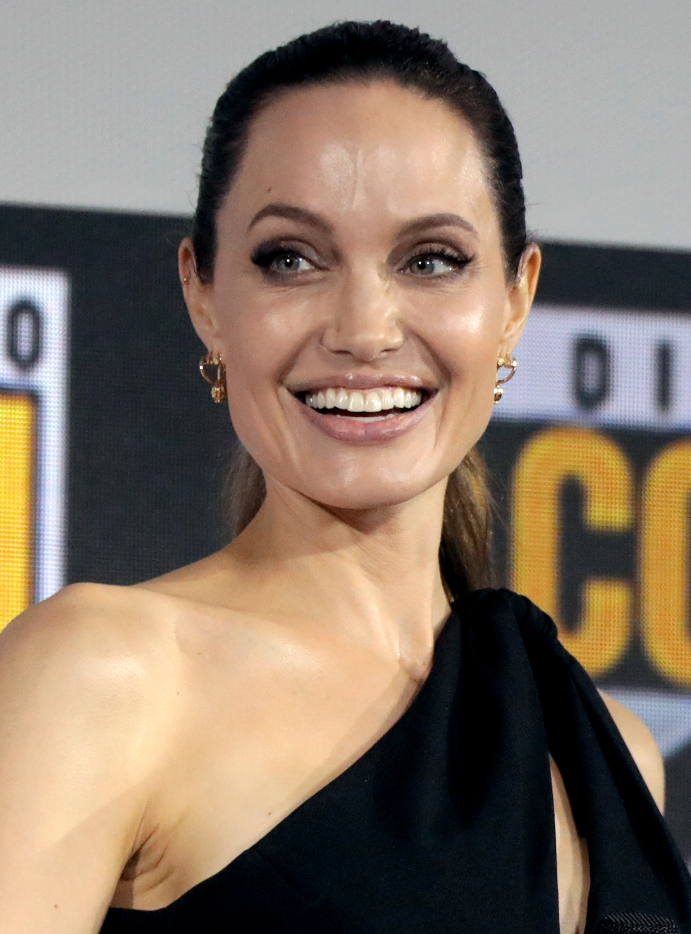
#> input picture face_db/cb99eb56-3152-4831-bd87-9d3258ec6acb.jpg, 1382 x 1868 px (shown at 1/2 size)
$ python -i lightweight_face.py   (imports and definitions only)
#> lines starting #> are read from the running program, lines starting #| are printed output that depends on the picture
#> further down, picture is the input picture: shape (1868, 1382, 3); mean B, G, R 102.7, 117.5, 133.8
#!/usr/bin/env python3
"""
Lightweight face detection for environments with limited resources.
This module provides basic face detection without using DeepFace.
"""
import sys
import os
import json
import base64
import uuid
import cv2
import numpy as np

# Directory to store face database
FACE_DB_DIR = os.path.join(os.path.dirname(os.path.dirname(os.path.abspath(__file__))), "face_db")
# [1 line not run here, left out]

# [31 lines left out: function decode_base64_image, not called in this run]

def detect_faces(image_data):
    """
    Detect faces in an image using OpenCV's Haar Cascade

    Args:
        image_data: Image data (path or numpy array)

    Returns:
        dict with detection results
    """
    try:
        # Load the image
        if isinstance(image_data, str):
            if os.path.isfile(image_data):
                img = cv2.imread(image_data)
            else:
                # Decode base64 data
                img = decode_base64_image(image_data)
        else:
            img = image_data

        # Check if image loaded successfully
        if img is None:
            return {
                "success": False,
                "confidence": 0,
                "message": "Failed to load image"
            }

        # Convert to grayscale
        gray = cv2.cvtColor(img, cv2.COLOR_BGR2GRAY)
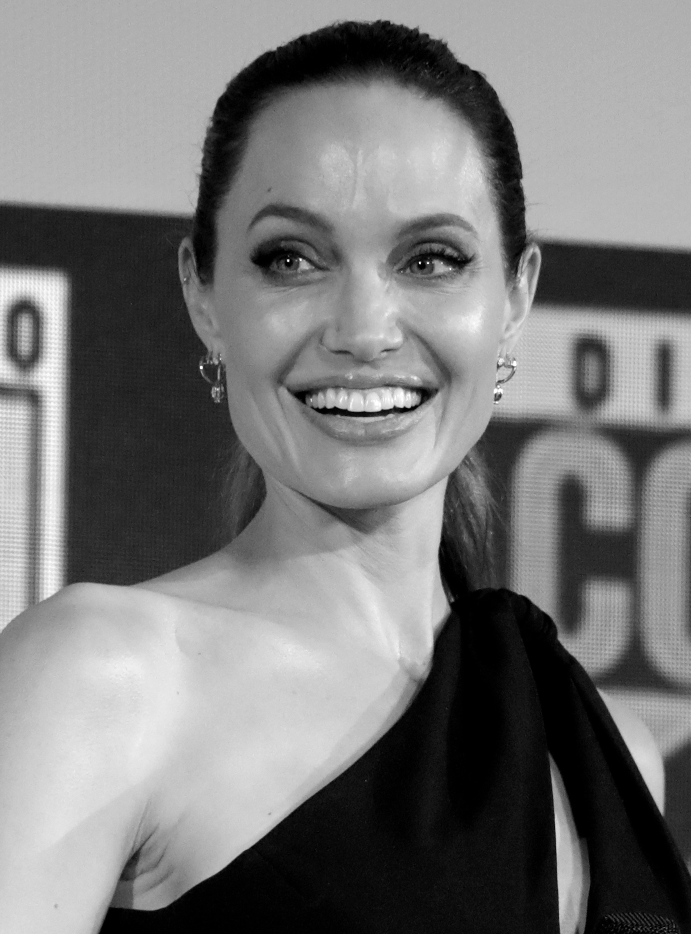
#> gray: shape (1868, 1382) (shown at 1/2 size); min 0, max 255, mean 120.7

        # Load the face cascade
        face_cascade = cv2.CascadeClassifier(cv2.data.haarcascades + 'haarcascade_frontalface_default.xml')

        # Detect faces
        faces = face_cascade.detectMultiScale(
            gray,
            scaleFactor=1.1,
            minNeighbors=5,
            minSize=(30, 30)
        )
#> faces = [[345, 211, 769, 769]]

        if len(faces) == 0:
            return {
                "success": False,
                "confidence": 0,
                "message": "No face detected in image"
            }

        # Get the largest face
        largest_face = max(faces, key=lambda rect: rect[2] * rect[3])
#> largest_face = [345, 211, 769, 769]

        # Calculate confidence based on face size
        face_area = largest_face[2] * largest_face[3]
#> face_area = 591361
        image_area = gray.shape[0] * gray.shape[1]
#> image_area = 2581576
        size_factor = min(1.0, face_area / (image_area * 0.1))
#> size_factor = 1

        # Simple confidence score
        confidence = 65 + (size_factor * 20)
#> confidence = 85

        # Crop the face for thumbnail or further processing
        x, y, w, h = largest_face
#> x = 345; y = 211; w = 769; h = 769
        face_crop = img[y:y+h, x:x+w]
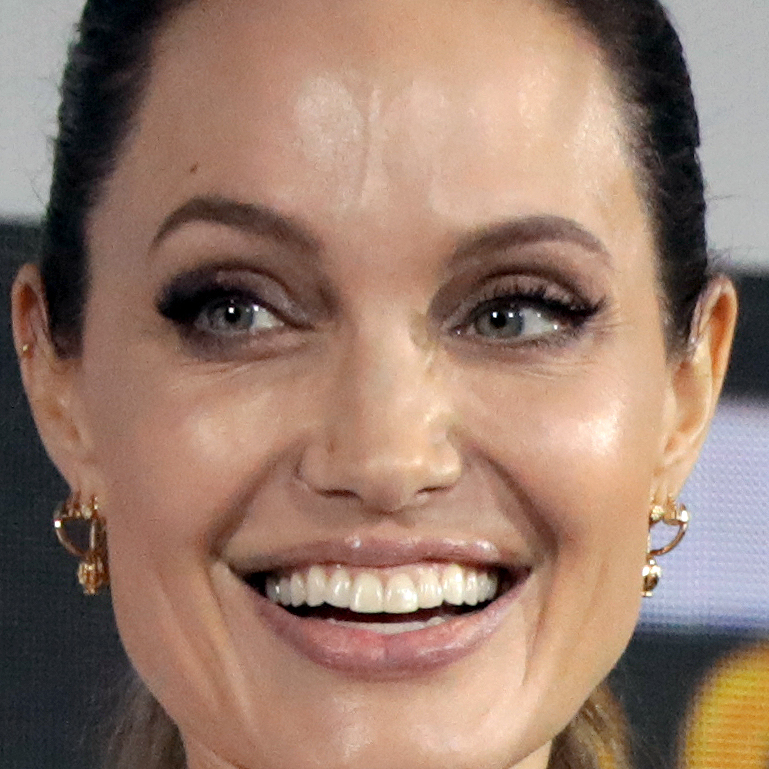
#> face_crop: shape (769, 769, 3); mean B, G, R 108.3, 123.6, 152.5

        # Create a unique ID for this detection
        detection_id = str(uuid.uuid4())

        return {
            "success": True,
            "confidence": confidence,
            "message": "Face detected successfully",
            "face_id": detection_id,
            "face_data": {
                "x": int(x),
                "y": int(y),
                "width": int(w),
                "height": int(h)
            }
        }

    except Exception as e:
        import traceback
        return {
            "success": False,
            "confidence": 0,
            "message": f"Error detecting faces: {str(e)}",
            "details": traceback.format_exc()
        }

# [160 lines left out: functions save_face_to_db, simple_face_matching, not called in this run]

def verify_face_lightweight(image_data, user_id=None, save_if_verified=False):
    """
    Lightweight face verification that doesn't use DeepFace.

    Args:
        image_data: Image data (path or base64)
        user_id: Optional user ID to check against in database
        save_if_verified: Whether to save face to database if verified

    Returns:
        dict with verification results
    """
    # Detect faces
    detection = detect_faces(image_data)
#> detection = 5 items

    if not detection["success"]:
        return detection

    # Try to match if user_id provided
    match_result = {"matched": False, "confidence": 0}
    if user_id:
        match_result = simple_face_matching(image_data, user_id)

    # Save face if requested and not already matched
    face_id = None
    if save_if_verified and user_id and not match_result["matched"]:
        face_id = save_face_to_db(image_data, user_id)
    elif match_result["matched"]:
        face_id = match_result["face_id"]

    # Return combined result
    return {
        "success": True,
        "confidence": match_result["confidence"] if match_result["matched"] else detection["confidence"],
        "message": "Face verified and matched" if match_result["matched"] else "Face detected but no match found",
        "matched": match_result["matched"],
        "face_id": face_id,
        "results": {
            "age": None,  # Not available in lightweight version
            "gender": None,
            "dominant_race": None,
            "dominant_emotion": None
        }
    }

# [31 lines not run here, left out]

>>> import cv2
>>> picture = cv2.imread('../face_db/cb99eb56-3152-4831-bd87-9d3258ec6acb.jpg')
>>> result = verify_face_lightweight(picture)
#> result = 6 items
